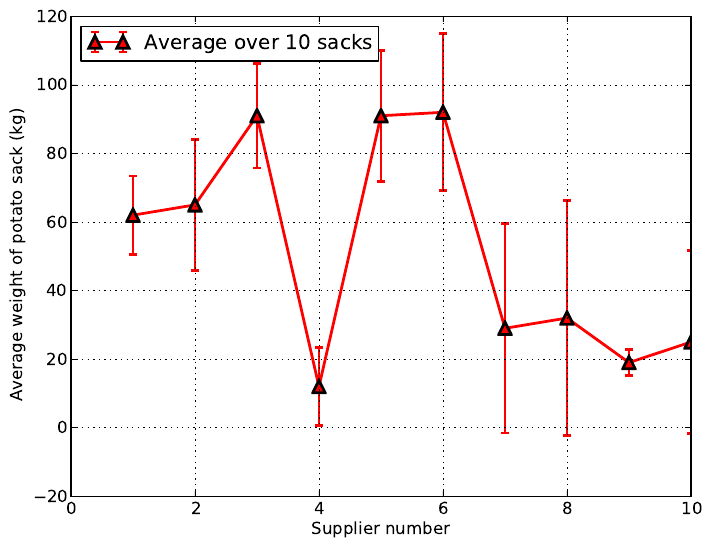

Generate this figure with Python:
#!/usr/bin/python

import matplotlib.pyplot as plt
import numpy as np
import csv, sys, re, random, os, time

datfile="errorbars.txt"
Mcsv = csv.reader(open(datfile, 'rb'), delimiter=',', quotechar='"')

# Mapping from column name to column index
I = {}

# Matrix of all the rows
M = []

rowNum = 0
for row in Mcsv:
    rowNum += 1
    if (rowNum == 1):
        for i in range(len(row)):
            I[row[i]] = i
        continue
    else:
        M.append(row)

SupNum_col = map(lambda r: int(r[I['SupNum']]), M)
Wt_col = map(lambda r: float(r[I['Wt']]), M)
err_col = map(lambda r: float(r[I['Err']]), M)

#plt.plot(SupNum_col, Wt_col, label='Average over 10 sacks', ls='-', color='r', marker='^', markersize=9, mew=2, linewidth=2)
plt.errorbar(SupNum_col, Wt_col, yerr=err_col, label='Average over 10 sacks', ls='-', color='r', marker='^', markersize=9, mew=2, linewidth=2)

plt.xlabel('Supplier number')
plt.ylabel('Average weight of potato sack (kg)')
plt.grid(b='on')
plt.legend(loc=0)
plt.savefig("errorbars.pdf", bbox_inches='tight')
#plt.show()
